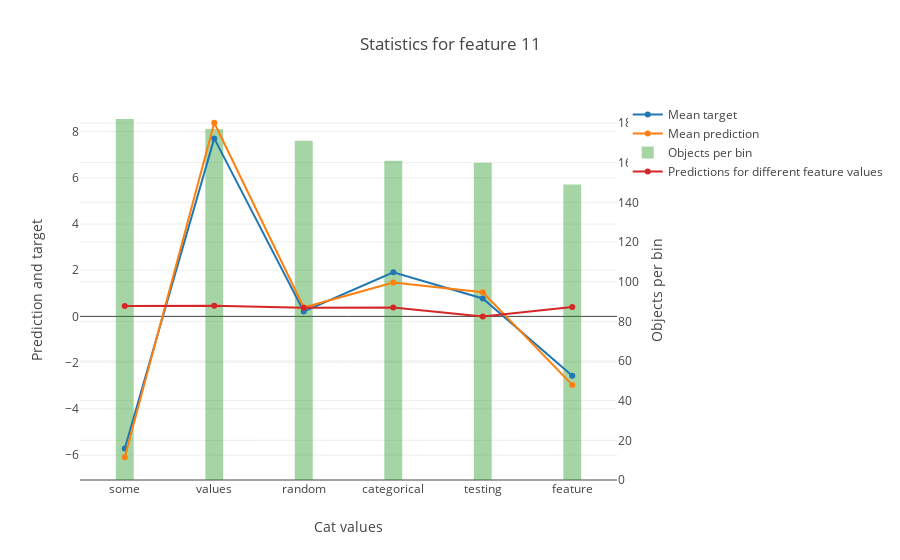

Notebook cell for this chart:
### Markdown cell above
#### One-Hot feature

### Code cell
feature_num = 'CatColumn_2'
res = model.get_feature_statistics(X, y, feature_num, cat_feature_values=cat_values_2, plot=True)

### Figure 1 — Plotly figure (JSON) as saved in the notebook; plotly's stock layout.template omitted (floating-point values rounded to 4 significant figures)
{"data": [{"mode": "lines+markers", "name": "Mean target", "type": "scatter", "uid": "0d10e48a-81d3-4982-a180-74f3126e218c", "xaxis": "x", "y": [-5.715, 7.707, 0.2173, 1.91, 0.7749, -2.573], "yaxis": "y"}, {"mode": "lines+markers", "name": "Mean prediction", "type": "scatter", "uid": "54be1d64-3fd9-44c5-ae7e-a5f911007076", "xaxis": "x", "y": [-6.098, 8.384, 0.387, 1.47, 1.047, -2.966], "yaxis": "y"}, {"marker": {"color": "rgba(30, 150, 30, 0.4)"}, "name": "Objects per bin", "type": "bar", "uid": "21aab99d-c6e7-4824-864c-be63412269cf", "width": 0.2, "xaxis": "x", "y": [182, 177, 171, 161, 160, 149], "yaxis": "y2"}, {"mode": "lines+markers", "name": "Predictions for different feature values", "type": "scatter", "uid": "3c53100f-92e1-47dd-ac11-3f46fc77a5c6", "xaxis": "x", "y": [0.4508, 0.4657, 0.3798, 0.3883, 0, 0.4072], "yaxis": "y"}], "layout": {"title": {"text": "Statistics for feature 11"}, "xaxis": {"showticklabels": true, "tickmode": "array", "ticktext": ["some", "values", "random", "categorical", "testing", "feature"], "tickvals": [0, 1, 2, 3, 4, 5], "title": {"text": "Cat values"}}, "yaxis": {"overlaying": "y2", "side": "left", "title": {"text": "Prediction and target"}}, "yaxis2": {"position": 1, "side": "right", "title": {"text": "Objects per bin"}}}}
